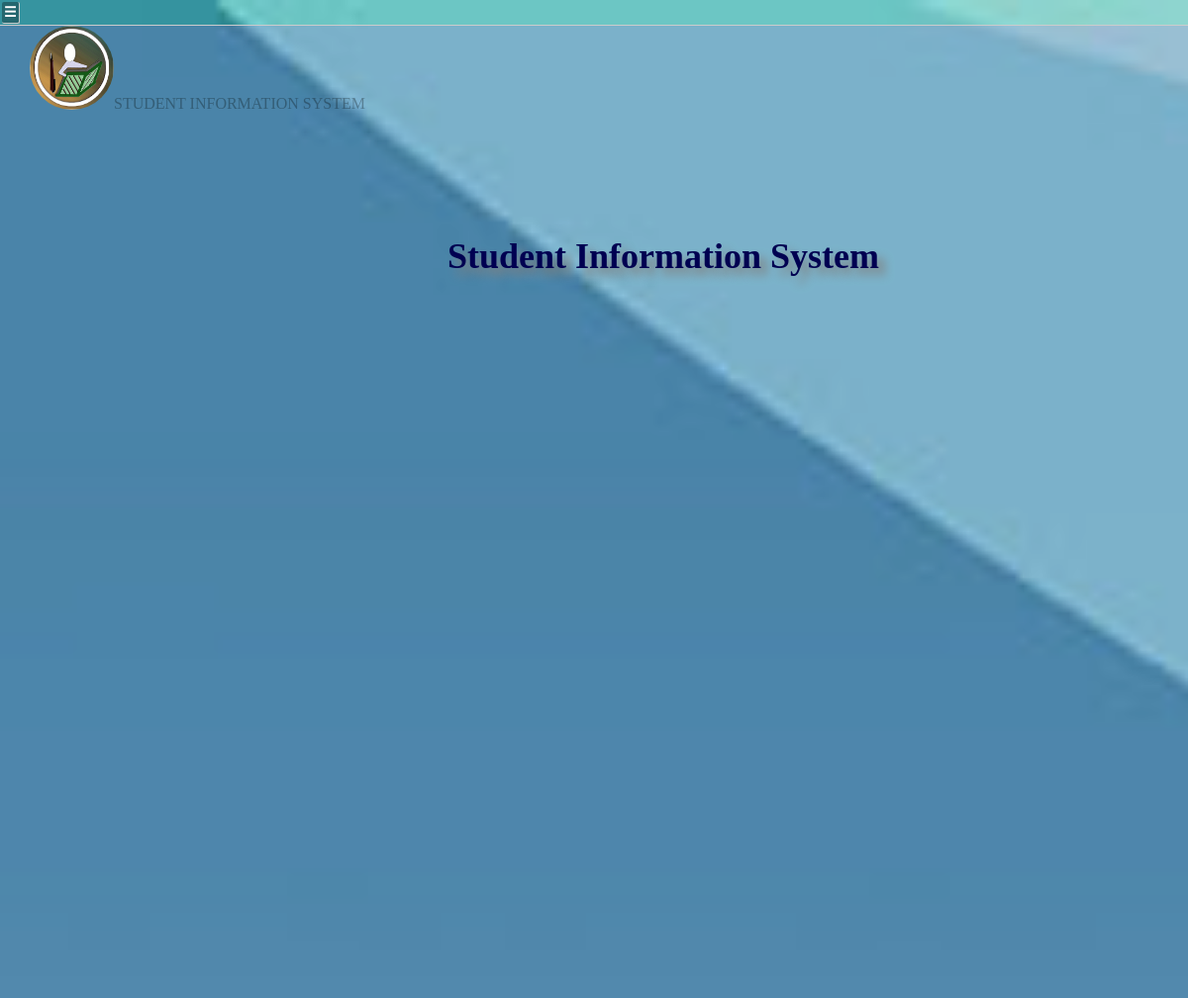
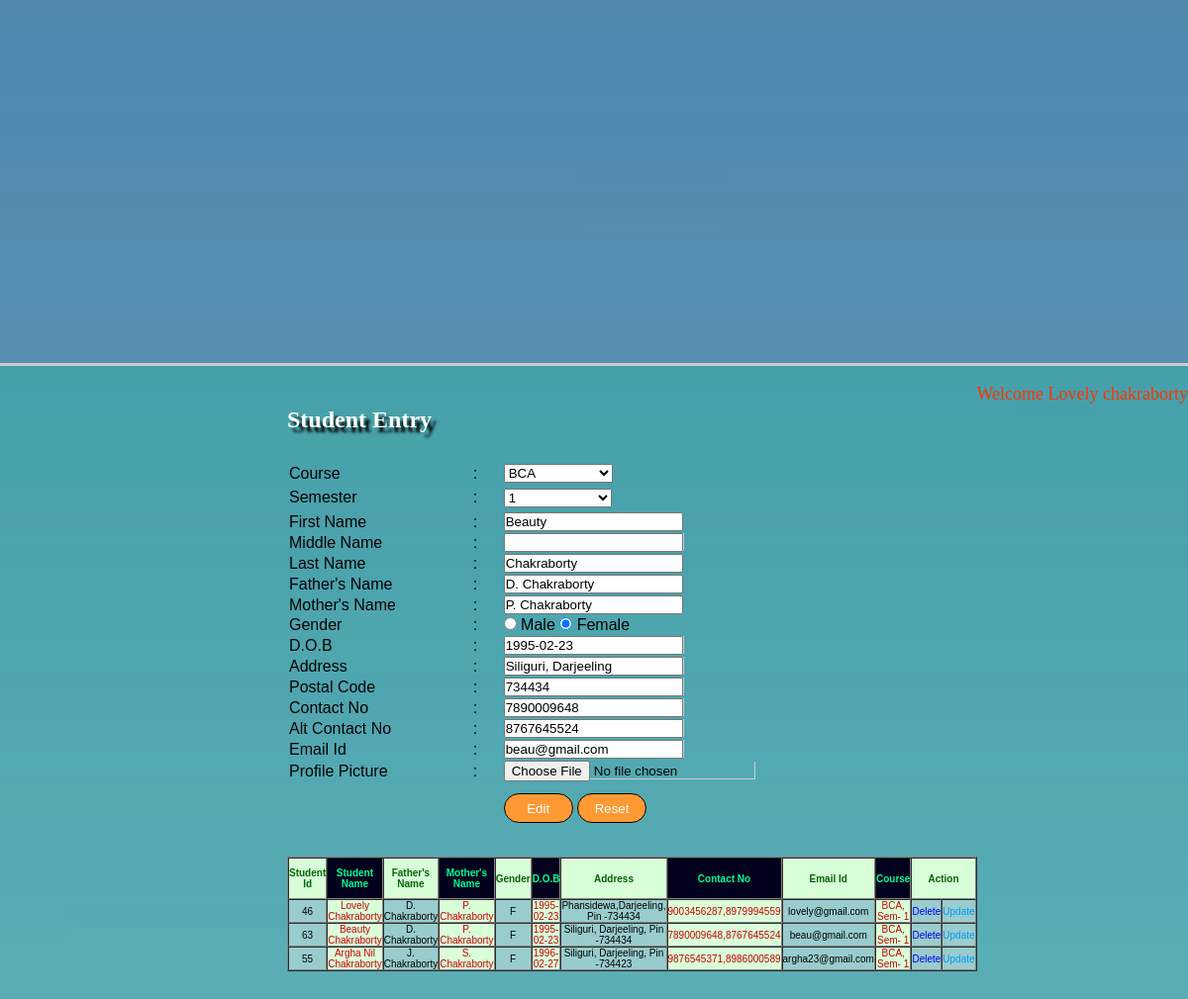
The page /student_master.php?var2=63 (signed in) on the database its author committed (2 pictures, top to bottom).
### tables this page shows
CREATE TABLE IF NOT EXISTS `student_details` (
  `student_id` int(10) NOT NULL AUTO_INCREMENT,
  `first_name` varchar(20) NOT NULL,
  `middle_name` varchar(20) NOT NULL,
  `last_name` varchar(20) NOT NULL,
  `father_name` varchar(20) NOT NULL,
  `mother_name` varchar(20) NOT NULL,
  `dob` date NOT NULL,
  `gender` varchar(10) NOT NULL,
  `email_id` varchar(20) NOT NULL,
  `contact_no` bigint(20) NOT NULL,
  `alt_contact_no` bigint(20) NOT NULL,
  `address` varchar(40) NOT NULL,
  `postal_code` int(10) NOT NULL,
  `course_no` int(10) NOT NULL,
  `semester` int(10) NOT NULL,
  `profile_pic` varchar(500) NOT NULL,
  PRIMARY KEY (`student_id`)
);

CREATE TABLE IF NOT EXISTS `course` (
  `course_no` int(10) NOT NULL AUTO_INCREMENT,
  `course_name` varchar(20) NOT NULL,
  `course_duration` int(10) NOT NULL,
  `course_status` varchar(400) NOT NULL,
  `semester` int(10) NOT NULL,
  PRIMARY KEY (`course_no`)
);

### student_master.php (the view, shortened to what this page needs)
<?php
if(isset($_GET['var2']))
{
	$gsql = "select * from student_details where student_id='$_GET[var2]'";
	$grec = mysql_query($gsql);
	$gres = mysql_fetch_assoc($grec);
}
?>
<html>
<head>
<link rel="stylesheet" href="stylesheet.css" type="text/css"/>
</head>
<body>
<label for="menuToggle" class="menu-icon">&#9776;</label>
<div id="header">
<div class="img">
<img src="logosis.PNG" class="imglogo"/>
<p class="write">STUDENT INFORMATION SYSTEM</p>
</div>
<div class="sis">
<h1>Student Information System</h1>
</div>
</div>
<div id="container">
<div id="cc">
  <p>&nbsp;</p>
  <p align="right" class="style16 style22"><span class="style17">Welcome <?php echo $_SESSION['uname'];?></span></p>
  </div>
 <div id="banner">
<table width="100%" border="0" align="center">
  <tr>
    <td>
	<table width="100%" border="0" cellspacing="0" cellpadding="0">
      <tr>
           <td align="left"><p class="style18"><span class="style29">Student Entry</span></p>
             <p class="style18">&nbsp;</p>
            </td>
      </tr>
    </table></td>
  </tr>  <tr height="30%">
    <td valign="top" align="left">
	<form id="form1" name="form1" method="POST" action="" onSubmit="return valid()">
              <table width="69%" height="30%" border="0" align="left">
                <tr>
                  <td width="160" align="left"><span class="style4 style85 style85">Course</span></td>
                  <td width="54" align="center"><span class="style4 style85">:</span></td>
                  <td width="307"><span class="style4 style85">
                    <select name="course_name" id="course_name" onChange="get_sem(this.value)">
                      <?php
		 	$str2="select * from course";
			$result2=mysql_query($str2);
		    while($row= mysql_fetch_array($result2))
		 	 {
		  	?>
                      <option value=<?php echo $row['course_no'];?> <?php if(isset($_GET['C']) || isset($_GET['var2'])){if($_GET['C'] == $row['course_no'] || $gres['course_no'] == $row['course_no']){echo "selected";}}?>>
                      <?php  echo $row['course_name'];?>
                      </option>
                      <?php
			 }
		 	 ?>
                    </select>
                  </span></td>
                </tr>
                <tr>
                  <td width="160" height="26" align="left"><span class="style4 style85 style85">Semester</span></td>
                  <td width="54" align="center"><span class="style4 style85">:</span></td>
                  <td width="307"><span class="style4 style85">
                    <select name="semester" id="semester">
                      <?php
		   if(isset($_GET['C']) || isset($_GET['var2']))
		   {
		   		if(isset($_GET['C']))
				{
					$cr = $_GET['C'];
				}elseif(isset($_GET['var2']))
				{
					$cr = $gres['course_no'];
				}
		 	$str3="select * from course where course_no='$cr'";
			$result3=mysql_query($str3);
			$row3=mysql_fetch_array($result3);
			for($i = 1; $i <= $row3['semester']; $i++)
			{
			?>
                      <option value=<?php echo $i;?> <?php if($gres['semester'] == $i){echo "selected";}?>><?php echo $i;?></option>
                      <?php
				}
			 }
			 ?>
                    </select>
                  </span> </td>
                </tr>
                <tr>
                  <td width="160" align="left"><span class="style4 style85 style85">First Name</span></td>
                  <td width="54" align="center"><span class="style4 style85">:</span></td>
                  <td width="307" align="left"><span class="style4 style85"><input name="first_name" type="text" id="first_name" <?php if(isset($_GET['var2'])){echo "value='$gres[first_name]'";}?> /></span></td>
                </tr>
                <tr>
                  <td width="160" align="left"><span class="style4 style85 style85">Middle Name</span></td>
                  <td width="54" align="center"><span class="style4 style85">:</span></td>
                  <td width="307"><span class="style4 style85">
                    <label>
                    <input name="middle_name" type="text" id="middle_name" <?php if(isset($_GET['var2'])){echo "value='$gres[middle_name]'";}?>>
                    </label>
                  </span></td>
                </tr>
                <tr>
                  <td width="160" align="left"><span class="style4 style85 style85">Last Name </span></td>
                  <td width="54" align="center"><span class="style4 style85">:</span></td>
                  <td width="307" align="left"><span class="style4 style85"><input name="last_name" type="text" id="last_name" <?php if(isset($_GET['var2'])){echo "value='$gres[last_name]'";}?> /></span></td>
                </tr>
                <tr>
                  <td width="160" align="left"><span class="style4 style85 style85">Father's Name </span></td>
                  <td width="54" align="center"><span class="style4 style85">:</span></td>
                  <td width="307" align="left"><span class="style4 style85"><input name="father_name" type="text" id="father_name" <?php if(isset($_GET['var2'])){echo "value='$gres[father_name]'";}?> /></span></td>
                </tr>
                <tr>
                  <td width="160" align="left"><span class="style4 style85 style85">Mother's Name </span></td>
                  <td width="54" align="center"><span class="style4 style85">:</span></td>
                  <td width="307" align="left"><span class="style4 style85"><input name="mother_name" type="text" id="mother_name" <?php if(isset($_GET['var2'])){echo "value='$gres[mother_name]'";}?>/></span></td>
                </tr>
                <tr>
                  <td align="left"><span class="style4 style85 style85">Gender</span></td>
                  <td align="center"><span class="style4 style85">:</span></td>
                  <td align="left"><span class="style4 style85">
                    <input name="gender" type="radio" value="M" <?php if(isset($_GET['var2'])){if($gres['gender'] == "M"){echo "checked";}}?>>
                    Male
                    <input name="gender" type="radio" value="F" <?php if(isset($_GET['var2'])){if($gres['gender'] == "F"){echo "checked";}}?>>
                  Female</span></td>
                </tr>
                <tr>
                  <td width="160" align="left"><span class="style4 style85 style85">D.O.B</span></td>
                  <td width="54" align="center"><span class="style4 style85">:</span></td>
                  <td width="307"><span class="style4 style85">
                    <label>
                    <input name="dob" type="text" id="dob" <?php if(isset($_GET['var2'])){echo "value='$gres[dob]'";}?>>
                    </label>
                  </span></td>
                </tr>
                <tr>
                  <td width="160" align="left"><span class="style4 style85 style85">Address</span></td>
                  <td width="54" align="center"><span class="style4 style85">:</span></td>
                  <td width="307"><span class="style4 style85">
                    <label>
                    <input name="address" type="text" id="address" <?php if(isset($_GET['var2'])){echo "value='$gres[address]'";}?>>
                    </label>
                  </span></td>
                </tr>
                <tr>
                  <td width="160" align="left"><span class="style4 style85 style85">Postal Code </span></td>
                  <td width="54" align="center"><span class="style4 style85">:</span></td>
                  <td width="307"><span class="style4 style85">
                    <label>
                    <input name="postal_code" type="text" id="postal_code" <?php if(isset($_GET['var2'])){echo "value='$gres[postal_code]'";}?>>
                    </label>
                  </span></td>
                </tr>
                <tr>
                  <td width="160" align="left"><span class="style4 style85 style85">Contact No </span></td>
                  <td width="54" align="center"><span class="style4 style85">:</span></td>
                  <td width="307"><span class="style4 style85">
                    <label>
                    <input name="contact_no" type="text" id="contact_no" <?php if(isset($_GET['var2'])){echo "value='$gres[contact_no]'";}?>>
                    </label>
                  </span></td>
                </tr>
                <tr>
                  <td width="160" align="left"><span class="style4 style85 style85">Alt Contact No </span></td>
                  <td width="54" align="center"><span class="style4 style85">:</span></td>
                  <td width="307"><span class="style4 style85">
                    <label>
                    <input name="alt_contact_no" type="text" id="alt_contact_no" <?php if(isset($_GET['var2'])){echo "value='$gres[alt_contact_no]'";}?>>
                    </label>
                  </span></td>
                </tr>
                <tr>
                  <td width="160" align="left"><span class="style4 style85 style85">Email Id </span></td>
                  <td width="54" align="center"><span class="style4 style85">:</span></td>
                  <td width="307"><span class="style4 style85">
                    <label>
                    <input name="email_id" type="text" id="email_id" <?php if(isset($_GET['var2'])){echo "value='$gres[email_id]'";}?>>
                    </label>
                  </span></td>
                </tr>
				<tr>
                  <td width="160" align="left"><span class="style4 style85 style85">Profile Picture </span></td>
                  <td width="54" align="center"><span class="style4 style85">:</span></td>
                  <td width="307"><span class="style4 style85">
                    <label>
                    <input name="profile_pic" type="file" id="profile_pic" <?php if(isset($_GET['var2'])){echo "value='$gres[profile_pic]'";}?>>
                    </label>
                  </span></td>
                </tr>
                <tr>
                  <td height="50"><span class="style4 style85">&nbsp;
                  </span></td>
                  <td><span class="style85"></span></td>
                  <td><span class="style4 style85">
                    <input type="submit" id="sbcl" name="Submit" <?php if(isset($_GET['var2'])){echo "value='Edit'";}else{?>value="Insert"<?php }?> />
                    <input name="Reset" type="reset" id="sbcl1" value="Reset" />
                  </span></td>
                </tr>
            </table>
    </form>	  </td>
    </tr>
      <tr height="10%">
        <td>&nbsp;</td>
      </tr>
      <tr height="20%">
        <td align="center">
          <table width="79%" height="20%" border="1" align="left" cellpadding="0" cellspacing="0" >
            <tr>
              <td width="8%" height="42" align="center" bgcolor="#D9FFD9"><span class="style60 style92">Student Id </span></td>
	            <td width="9%" align="center" bgcolor="#00001C"><span class="style62 style92">Student Name</span></td>
	            <td width="10%" align="center" bgcolor="#D9FFD9"><span class="style60 style92">Father's Name </span></td>
	            <td width="10%" align="center" bgcolor="#00001C"><span class="style62 style92">Mother's Name</span></td>
	            <td width="8%" align="center" bgcolor="#D9FFD9"><span class="style60 style92">Gender</span></td>
	            <td width="9%" align="center" bgcolor="#00001C"><span class="style62 style92">D.O.B</span></td>
	            <td width="6%" align="center" bgcolor="#D9FFD9"><span class="style60 style92">Address</span></td>
	            <td width="8%" align="center" bgcolor="#00001C"><span class="style62 style92">Contact No</span></td>
	            <td width="8%" align="center" bgcolor="#D9FFD9"><span class="style60 style92">Email Id </span></td>
	            <td width="7%" align="center" bgcolor="#00001C"><span class="style62 style92">Course</span></td>
	            <td colspan="2" align="center" bgcolor="#D9FFD9"><span class="style60 style92">Action</span></td>
            </tr>
            <?php
	$str3="select * from student_details";
	$result3=mysql_query($str3);
		while($row= mysql_fetch_array($result3))
		 	 {
	 ?>
            <tr>
              <td align="center" bgcolor="#99CCCC">
                <span class="style96"><?php echo $row['student_id'];
		 ?></span> </td>
	        <td align="center" bgcolor="#D9FFD9">
	          <span class="style98"><?php echo $row['first_name']." ".$row['middle_name']." ".$row['last_name'];
		 ?></span> </td>
	       <td align="center" bgcolor="#99CCCC">
	         <span class="style96"><?php echo $row['father_name'];
		 ?></span> </td>
	         <td align="center" bgcolor="#D9FFD9">
	           <span class="style98"><?php echo $row['mother_name'];
		 ?></span> </td>
	        <td align="center" bgcolor="#99CCCC">
	          <span class="style96"><?php echo $row['gender'];
		 ?></span> </td>
	        <td align="center" bgcolor="#D9FFD9">
	          <span class="style98"><?php echo $row['dob'];
		 ?></span> </td>
	          <td align="center" bgcolor="#99CCCC">
	            <span class="style96"><?php echo $row['address'].", Pin -".$row['postal_code'];
		 ?></span> </td>
	        <td align="center" bgcolor="#D9FFD9">
	          <span class="style98"><?php echo $row['contact_no'].",".$row['alt_contact_no'];
	   ?></span> </td>
	        <td align="center" bgcolor="#99CCCC">
	          <span class="style96"><?php echo $row['email_id'];
	   ?></span> </td>
	         <td align="center" bgcolor="#D9FFD9"><span class="style98">
	           <?php
	        $c=$row['course_no'];
			$str4="select course_name from course where course_no = $c";
	$result4=mysql_query($str4);
		while($row2= mysql_fetch_array($result4))
		 	 {
			     echo $row2['course_name'].", Sem- ".$row['semester'];
				 }
	   ?>
	           </span></td>
	         <td width="8%" align="center" bgcolor="#99CCCC">
	           <span class="style25">
	             <?php $k=$row['student_id']; ?>
                </span><span class="style99"><span class="style34"><a href="delete_student_master.php?var=<?php echo $k?>" >
                Delete	   </a></span></span> </td>
	         <td width="9%" align="center" bgcolor="#99CCCC">
	           <a href="student_master.php?var2=<?php echo $k?>" class="style33">Update </a></td>
	        </tr>
            <?php
	  }
	  ?>
          </table>
        </td>
</tr>
</table>
</div>
</div>
</body>
</html>

### rows shown on the page
student_details: course_name "BCA", semester "1", first_name "Beauty", last_name "Chakraborty", father_name "D. Chakraborty", mother_name "P. Chakraborty", gender "☑", dob "1995-02-23", address "Siliguri, Darjeeling", postal_code "734434", contact_no "7890009648", alt_contact_no "8767645524", email_id "beau@gmail.com", student_id "63", gender "F", email "beau@gmail.com"
student_details: student_id "46", first_name "Lovely", last_name "Chakraborty", father_name "D. Chakraborty", mother_name "P. Chakraborty", gender "F", dob "1995-02-23", address "Phansidewa,Darjeeling", postal_code "734434", contact_no "9003456287", alt_contact_no "8979994559", email "lovely@gmail.com", semester "1"
course: course_name "BCA"
student_details: student_id "55", first_name "Argha", middle_name "Nil", last_name "Chakraborty", father_name "J. Chakraborty", mother_name "S. Chakraborty", gender "F", dob "1996-02-27", address "Siliguri, Darjeeling", postal_code "734423", contact_no "9876545371", alt_contact_no "8986000589", email "argha23@gmail.com", semester "1"

### other values the page prints
$_SESSION['uname'] "Lovely chakraborty"
